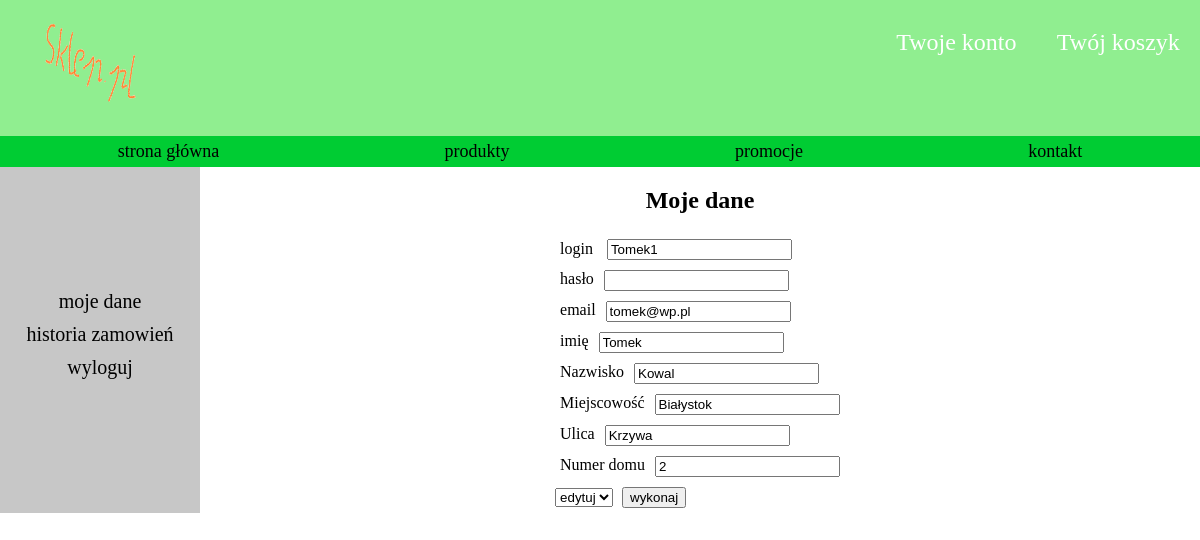
The app's page /panel.php (signed in) with its own data.
### tables this page shows
CREATE TABLE `klienci` (
  `ID` int(11) NOT NULL,
  `login` varchar(20) NOT NULL,
  `haslo` char(66) NOT NULL,
  `email` varchar(30) NOT NULL,
  `imie` varchar(20) NOT NULL,
  `nazwisko` varchar(30) NOT NULL,
  `miejscowosc` varchar(30) NOT NULL,
  `ulica` varchar(30) NOT NULL,
  `numer_domu` varchar(10) NOT NULL
);

### panel.php (the view, shortened to what this page needs)
<?php
	$sql = new PDO('mysql:host=localhost;dbname=sklep2', "root", "");
	$query = $sql->prepare('SELECT * FROM klienci WHERE ID = :zmienna_ID');
	$query->bindParam(':zmienna_ID', $_SESSION['zalogowany_ID'], PDO::PARAM_INT);
	$query->execute();
	$wiersz = $query->fetch(PDO::FETCH_ASSOC);
?>
<!DOCTYPE html>
<html lang="pl">
	<head>
		<link rel="stylesheet" href="style_glowna.css">
	</head>
	<body>
		 <header>
			<figure class="logo">
				<img src="sklep_pl.png" width="100" height="100" alt="logo sklep.pl">
			</figure>
			<ul class="link_head">
				<?php
					if(isset($_SESSION['zalogowany_ID']))
					{
						echo "<li><a href='panel.php'>Twoje konto</a></li>";
						echo "<li><a href='koszyk.php'>Twój koszyk</a></li>";
					}
						else
						echo "<li><a href='zaloguj.php'>zaloguj się</a></li>";
				?>
			</ul>
		 </header>
		<nav id="nav">
			<ul>
				<li><a href="strona_glowna.php">strona główna</a></li>
				<li><a href="produkty.php">produkty</a></li>
				<li><a href="produkty.php?promocja=tak">promocje</a></li>
				<li><a href="kontakt.php">kontakt</a></li>
			</ul>
		</nav>
		<main id="main_panel">
			<article>
				<div class="under_article_panel">
				<h1>Moje dane</h1>
					<form method="POST" action="menago_klient.php">
						<div class="group_panel">
							<label>login</label>
							<input type="text" <?php echo 'value="'.$wiersz['login'].'"' ?> name="login" placeholder="Jan123">
						</div>
						<div class="group">
							<label>hasło</label>
							<input type="tekst" name="password" placeholder="">
						</div>
						<div class="group">
							<label>email</label>
							<input type="email" <?php echo 'value="'.$wiersz['email'].'"' ?> name="email" placeholder="Jan123@wp.pl">
						</div>
						<div class="group">
							<label>imię</label>
							<input type="text" <?php echo 'value="'.$wiersz['imie'].'"' ?> name="imie" placeholder="Jan">
						</div>
						<div class="group">
							<label>Nazwisko</label>
							<input type="text" <?php echo 'value="'.$wiersz['nazwisko'].'"' ?> name="nazwisko" placeholder="Kowalski">
						</div>
						<div class="group">
							<label>Miejscowość</label>
							<input type='text' <?php echo 'value="'.$wiersz['miejscowosc'].'"' ?> name='miejscowosc' placeholder='Warszawa'>
						</div>
						<div class="group">
							<label>Ulica</label>
							<input type="text" <?php echo 'value="'.$wiersz['ulica'].'"' ?> name="ulica" placeholder="Prosta">
						</div>
						<div class="group">
							<label>Numer domu</label>
							<input type="text" <?php echo 'value="'.$wiersz['numer_domu'].'"' ?> name="numer_domu" placeholder="2a/3">
						</div>
						<select name="option">
							<option value="edytuj">edytuj</option>
						</select>
						<input type="submit" value="wykonaj" name="wykonaj">
					</form>
				</div>
			</article>
			<section class="nav2_panel">
				<a href="panel.php">moje dane</a>
				<a href="panel2.php">historia zamowień</a>
				<a href="skrypt_logowania.php?wyloguj=tak">wyloguj</a>
			</section>
		</main>
	</body>
</html>

### style_glowna.css (style rules this page uses)
body { margin:0px; }
header { display:flex; flex-direction:row; margin:0px; background-color:Lightgreen; }
.logo { width: 70%; }
.link_head { width: 30%; font-size: 24px; display:flex; justify-content:space-around; list-style: none; flex-wrap:wrap; }
.link_head a { display: flex; color: white; text-decoration: none; flex-direction:row; padding:5px; }
nav ul { font-size: 18px; display:flex; flex-direction:row; justify-content:space-around; background-color: #00CC33; list-style: none; padding: 5px; margin:0px; }
nav ul li a { color: black; text-decoration: none; }
article { width: 100%; }
#main_panel { display:flex; flex-direction:row-reverse; justify-content:flex-end; margin: 0px; padding: 0px; }
.under_article_panel { display:flex; flex-direction:column; align-items:center; }
.under_article_panel label { padding:5px; }
.under_article_panel input { margin:5px; }
.group { display:flex; flex-direction:row; }
.nav2_panel { width:20%; max-width:200px; min-width:150px; display:flex; flex-direction:column; align-items:center; justify-content:center; background-color:#C7C7C7; }
.nav2_panel a { font-size: 20px; color: black; text-decoration: none; padding-bottom:10px; }

### records on screen
klienci: login "Tomek1", email "tomek@wp.pl", imie "Tomek", nazwisko "Kowal", miejscowosc "Białystok", ulica "Krzywa", numer_domu "2"
